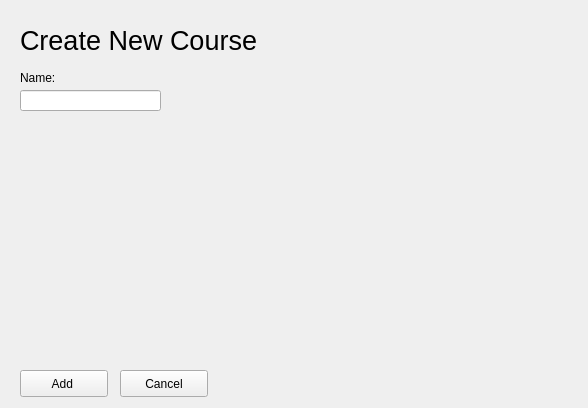
<?xml version="1.0" encoding="UTF-8"?>
<ui version="4.0">
 <class>CourseManagementView</class>
 <widget class="QWidget" name="CourseManagementView">
  <property name="geometry">
   <rect>
    <x>0</x>
    <y>0</y>
    <width>588</width>
    <height>408</height>
   </rect>
  </property>
  <property name="windowTitle">
   <string>Form</string>
  </property>
  <widget class="QStackedWidget" name="stackedWidget">
   <property name="geometry">
    <rect>
     <x>0</x>
     <y>0</y>
     <width>588</width>
     <height>408</height>
    </rect>
   </property>
   <property name="currentIndex">
    <number>1</number>
   </property>
   <widget class="QWidget" name="list">
    <widget class="QPushButton" name="switchToContentButton">
     <property name="geometry">
      <rect>
       <x>17</x>
       <y>20</y>
       <width>81</width>
       <height>41</height>
      </rect>
     </property>
     <property name="font">
      <font>
       <pointsize>20</pointsize>
       <weight>50</weight>
       <italic>false</italic>
       <bold>false</bold>
      </font>
     </property>
     <property name="styleSheet">
      <string notr="true">QPushButton {
			color:rgb(185, 185, 185);
			border: none;
			outline: none;
 }</string>
     </property>
     <property name="text">
      <string>Books</string>
     </property>
     <property name="flat">
      <bool>true</bool>
     </property>
    </widget>
    <widget class="QTableWidget" name="courseTableWidget">
     <property name="geometry">
      <rect>
       <x>20</x>
       <y>70</y>
       <width>551</width>
       <height>291</height>
      </rect>
     </property>
    </widget>
    <widget class="QLabel" name="TitleLabel">
     <property name="geometry">
      <rect>
       <x>117</x>
       <y>20</y>
       <width>131</width>
       <height>41</height>
      </rect>
     </property>
     <property name="font">
      <font>
       <pointsize>20</pointsize>
       <weight>50</weight>
       <italic>false</italic>
       <bold>false</bold>
      </font>
     </property>
     <property name="text">
      <string>Courses</string>
     </property>
    </widget>
    <widget class="QPushButton" name="addCourseButton">
     <property name="geometry">
      <rect>
       <x>20</x>
       <y>370</y>
       <width>88</width>
       <height>27</height>
      </rect>
     </property>
     <property name="text">
      <string>Add Course</string>
     </property>
    </widget>
    <widget class="QPushButton" name="editCourseButton">
     <property name="geometry">
      <rect>
       <x>120</x>
       <y>370</y>
       <width>161</width>
       <height>27</height>
      </rect>
     </property>
     <property name="text">
      <string>Edit Selected Course</string>
     </property>
    </widget>
    <widget class="QPushButton" name="removeCourseButton">
     <property name="geometry">
      <rect>
       <x>290</x>
       <y>370</y>
       <width>101</width>
       <height>27</height>
      </rect>
     </property>
     <property name="text">
      <string>Remove Course</string>
     </property>
    </widget>
   </widget>
   <widget class="QWidget" name="add">
    <widget class="QPushButton" name="add_AddButton">
     <property name="geometry">
      <rect>
       <x>20</x>
       <y>370</y>
       <width>88</width>
       <height>27</height>
      </rect>
     </property>
     <property name="text">
      <string>Add </string>
     </property>
    </widget>
    <widget class="QPushButton" name="add_CancelButton">
     <property name="geometry">
      <rect>
       <x>120</x>
       <y>370</y>
       <width>88</width>
       <height>27</height>
      </rect>
     </property>
     <property name="text">
      <string>Cancel</string>
     </property>
    </widget>
    <widget class="QLineEdit" name="AB_TitleLineEdit_2">
     <property name="geometry">
      <rect>
       <x>20</x>
       <y>90</y>
       <width>141</width>
       <height>21</height>
      </rect>
     </property>
    </widget>
    <widget class="QLabel" name="AB_TitleLabel_2">
     <property name="geometry">
      <rect>
       <x>20</x>
       <y>70</y>
       <width>58</width>
       <height>16</height>
      </rect>
     </property>
     <property name="text">
      <string>Name:</string>
     </property>
    </widget>
    <widget class="QLabel" name="ADD_HeaderLabel">
     <property name="geometry">
      <rect>
       <x>20</x>
       <y>20</y>
       <width>271</width>
       <height>41</height>
      </rect>
     </property>
     <property name="font">
      <font>
       <pointsize>20</pointsize>
       <weight>50</weight>
       <italic>false</italic>
       <bold>false</bold>
      </font>
     </property>
     <property name="text">
      <string>Create New Course</string>
     </property>
    </widget>
   </widget>
   <widget class="QWidget" name="update">
    <widget class="QPushButton" name="update_ConfirmButton">
     <property name="geometry">
      <rect>
       <x>20</x>
       <y>370</y>
       <width>88</width>
       <height>27</height>
      </rect>
     </property>
     <property name="text">
      <string>Confirm</string>
     </property>
    </widget>
    <widget class="QPushButton" name="update_CancelButton">
     <property name="geometry">
      <rect>
       <x>120</x>
       <y>370</y>
       <width>88</width>
       <height>27</height>
      </rect>
     </property>
     <property name="text">
      <string>Cancel</string>
     </property>
    </widget>
   </widget>
  </widget>
 </widget>
 <resources/>
 <connections/>
</ui>
